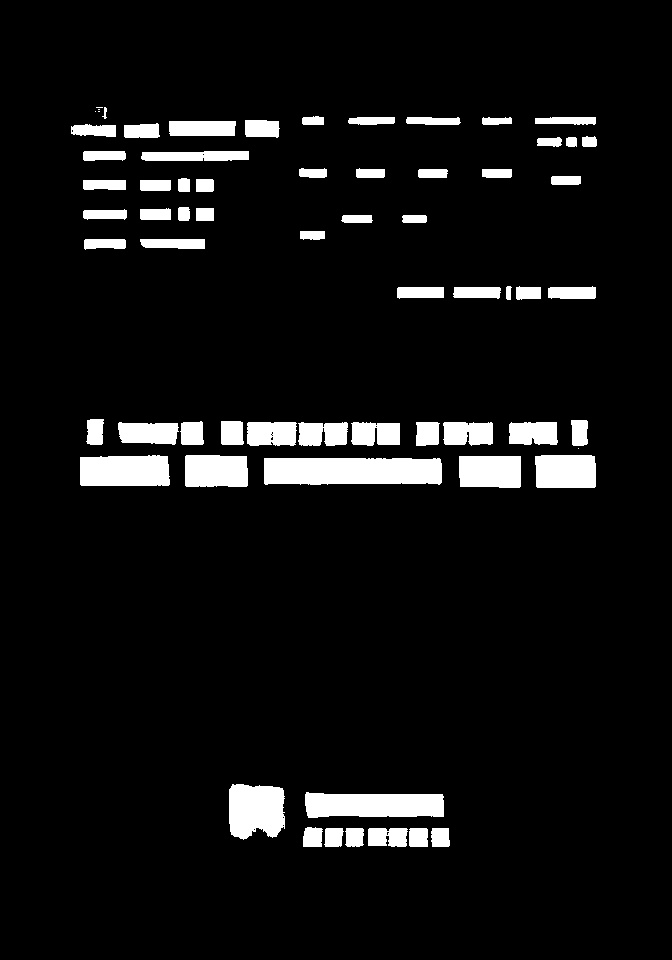
#> input picture PaddleOCR/watershed_src/'22년도 국가안전大전환 추진에 따른 상수도분야 집중안전점검 결과 보고@0001-01_bitmap.jpg, 672 x 960 px, given in place of water_coins.jpg, which was not available
$ python watershed_2.py
#> lines starting #> are read from the running program, lines starting #| are printed output that depends on the picture; after the words box and inside, x2 and y2 are one past the last pixel; in counts of white or black regions, pixels touching at a corner belong together; pictures that were not available may be replaced by others from this repository, and a replacement may not be noted
#> further down, img is the input picture: shape (960, 672, 3); min 0, max 255, mean 17.1
import cv2
import numpy as np
# import Polygon3 as plg
import matplotlib.pyplot as plg


# [94 lines left out: function watershed, not called in this run]


def watershed1(image, viz=False):

#> called with viz = True
    score_text_vis = image.copy()

    boxes = []
    if len(image.shape) == 3:
        gray = cv2.cvtColor(image, cv2.COLOR_BGR2GRAY)
    else:
        gray = image
    ret, binary = cv2.threshold(gray, 0.2 * np.max(gray), 255, cv2.THRESH_BINARY)
#> binary: shape (960, 672); 6.7% white; 67 white regions (5 under 20 px), largest, box (x1, y1, x2, y2) and area: (264, 458, 442, 485) 4603, (305, 792, 444, 818) 3160, (229, 784, 285, 840) 2659
#> ret = 51

    cv2.imwrite('./binarized__.jpg', binary)

    # 形态学操作，进一步消除图像中噪点
    # kernel = np.ones((3, 3), np.uint8)
    kernel = cv2.getStructuringElement(cv2.MORPH_RECT, (3, 3))
    mb = cv2.morphologyEx(binary, cv2.MORPH_OPEN, kernel, iterations=2)  # iterations连续两次开操作
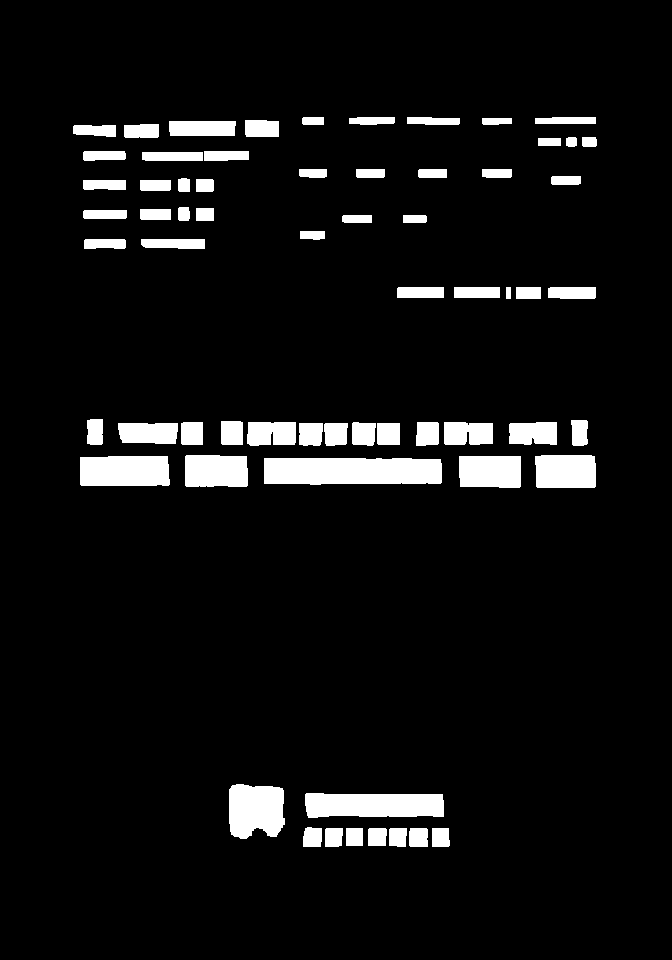
#> mb: shape (960, 672); 6.6% white; 65 white regions, largest, box (x1, y1, x2, y2) and area: (264, 458, 442, 485) 4581, (305, 793, 444, 818) 3154, (80, 456, 170, 486) 2634
    sure_bg = cv2.dilate(mb, kernel, iterations=3)  # 3次膨胀,可以获取到大部分都是背景的区域
#> sure_bg: shape (960, 672); 10.2% white; 45 white regions, largest, box (x1, y1, x2, y2) and area: (261, 455, 445, 488) 5862, (218, 418, 403, 449) 5362, (302, 790, 447, 821) 4188
    sure_fg = cv2.erode(mb, kernel, iterations=2)
#> sure_fg: shape (960, 672); 4.6% white; 65 white regions (1 under 20 px), largest, box (x1, y1, x2, y2) and area: (266, 460, 440, 483) 3761, (307, 795, 442, 816) 2502, (82, 458, 168, 484) 2166

    unknown = cv2.subtract(sure_bg, sure_fg)
#> unknown: shape (960, 672); 5.6% white; 45 white regions, largest, box (x1, y1, x2, y2) and area: (218, 418, 403, 449) 2886, (300, 824, 453, 850) 2374, (261, 455, 445, 488) 2101


    # 距离变换
    dist = cv2.distanceTransform(mb, cv2.DIST_L2, 5)

    cv2.normalize(dist, dist, 0, 1.0, cv2.NORM_MINMAX)
#> dist: shape (960, 672) float32; min 0, max 1, mean 0.0153

    ret, sure_fg = cv2.threshold(dist, 0.7 * np.max(dist), 255, cv2.THRESH_BINARY)
#> sure_fg: shape (960, 672) float32; 0.08% white; 5 white regions (1 under 20 px), largest, box (x1, y1, x2, y2) and area: (244, 800, 269, 818) 332, (551, 470, 581, 473) 90, (474, 471, 506, 473) 39, (200, 470, 220, 472) 33
#> ret = 0.7
    surface_fg = np.uint8(sure_fg)  # 保持色彩空间一致才能进行运算，现在是背景空间为整型空间，前景为浮点型空间，所以进行转换

    unknown = cv2.subtract(sure_bg, surface_fg)
    # 获取maskers,在markers中含有种子区域
    ret, markers = cv2.connectedComponents(surface_fg)
#> markers: shape (960, 672) int32; 6 distinct labels, from 0 to 5
#> ret = 6

    # 分水岭变换
    markers = markers + 1
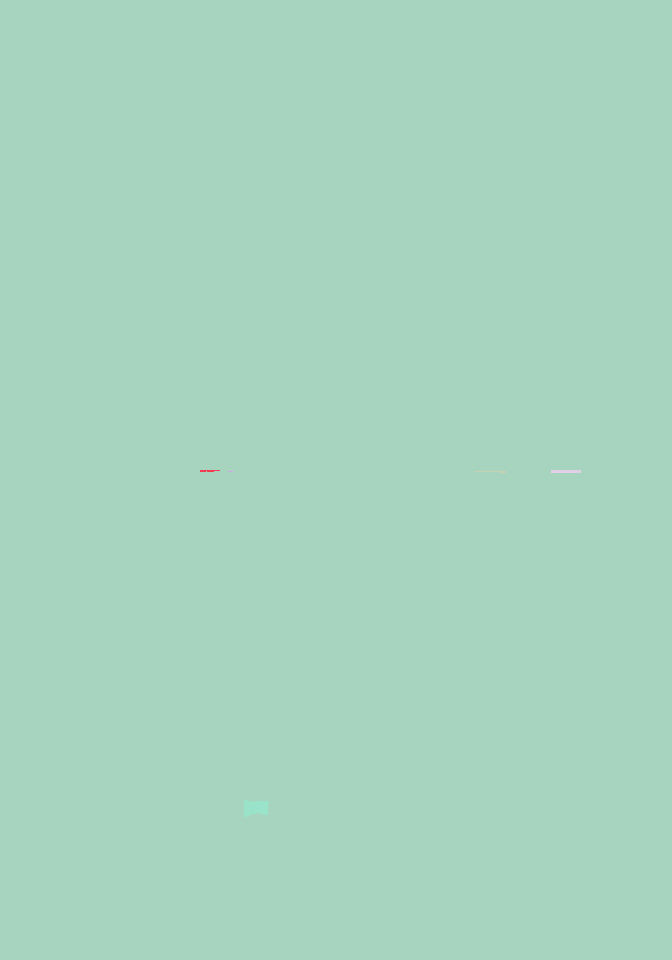
#> markers: shape (960, 672) int32; 6 distinct labels, from 1 to 6; one colour per label, 0 black
    markers[unknown == 255] = 0
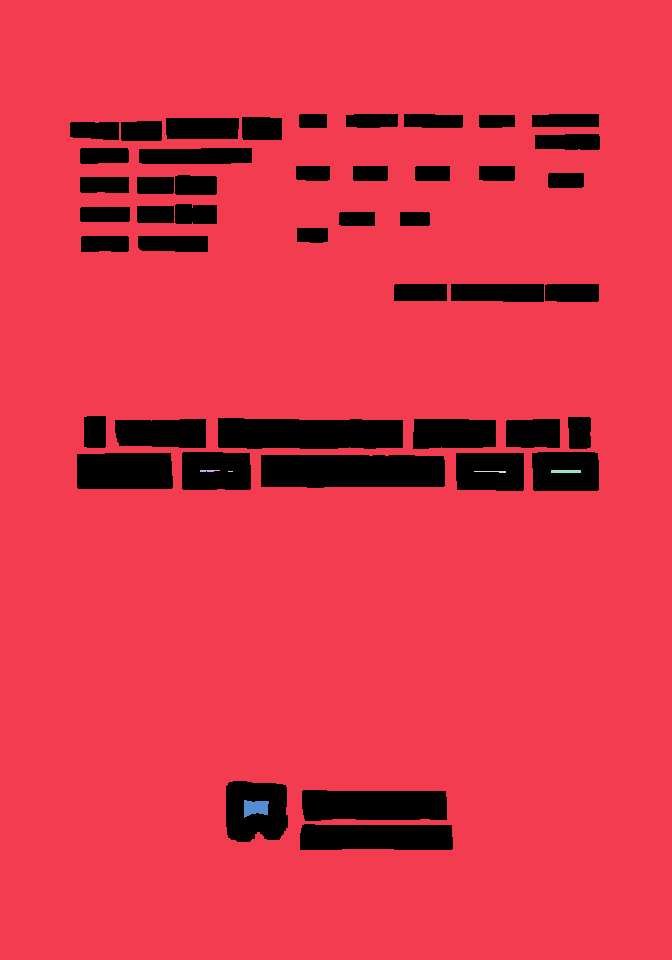
#> markers: shape (960, 672) int32; 7 distinct labels, from 0 to 6; one colour per label, 0 black

    if viz:
        color_markers = np.uint8(markers)
        color_markers = cv2.applyColorMap(color_markers, cv2.COLORMAP_JET)
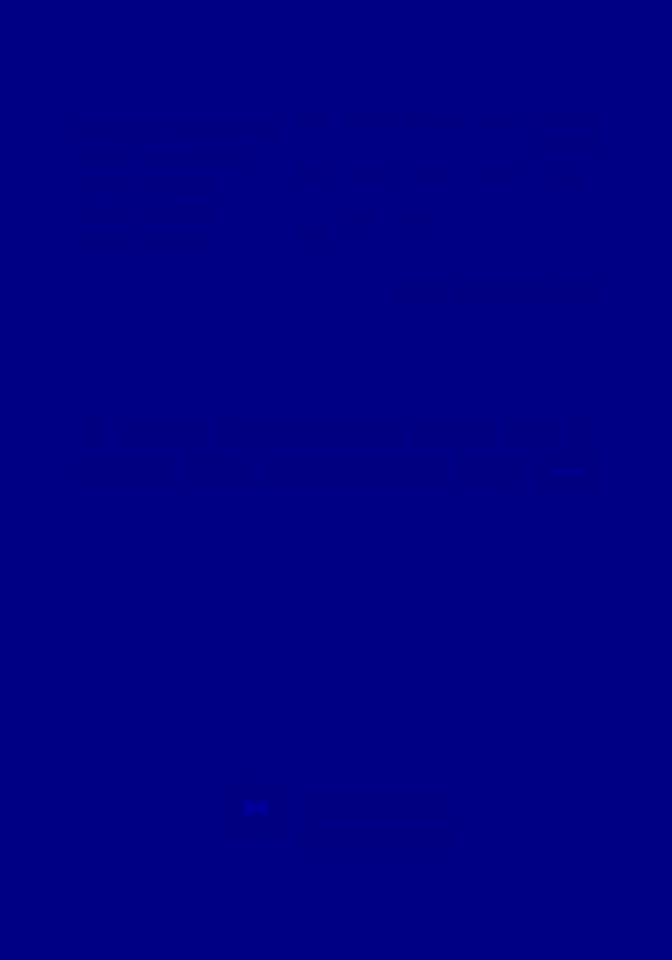
#> color_markers: shape (960, 672, 3); mean B, G, R 131.6, 0, 0
        cv2.imwrite("watershed_1_color_markers.jpg", color_markers)

    markers = cv2.watershed(image, markers=markers)
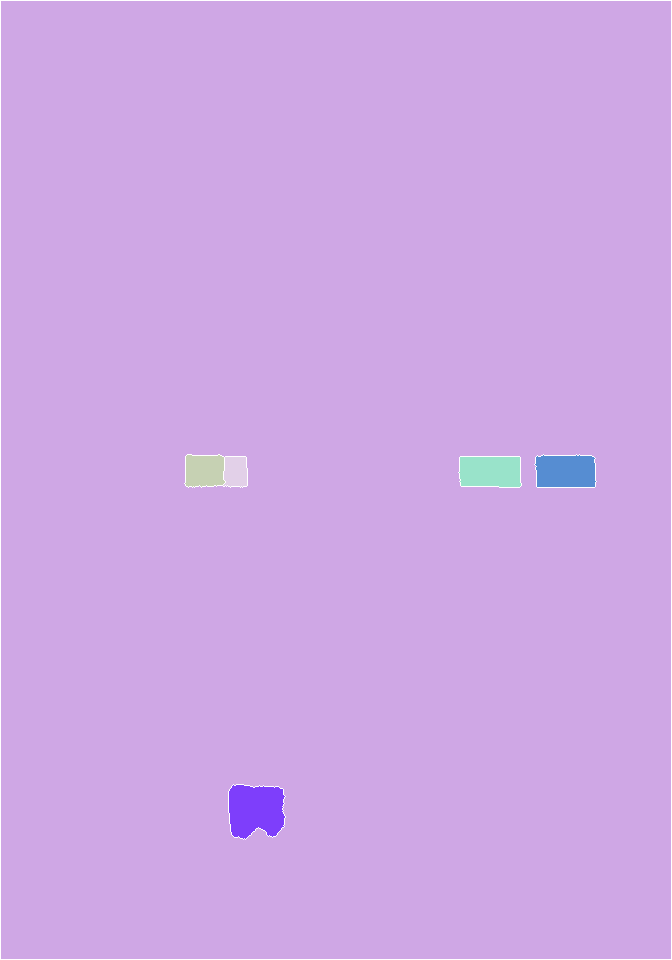
#> markers: shape (960, 672) int32; 7 distinct labels, from -1 to 6; one colour per label, 0 black, -1 white
    image[markers == -1] = [0, 0, 255]
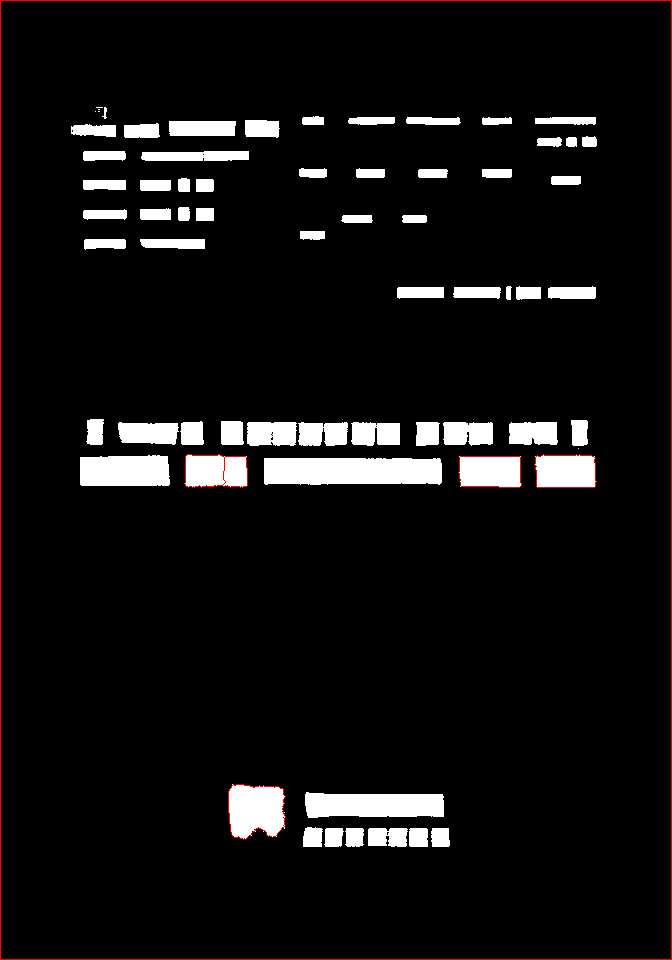
#> image: shape (960, 672, 3); 0.62% of pixels changed, all inside (x1, y1, x2, y2) = (0, 0, 672, 960)

    print(len(markers)) # 312
#| 960
    print(np.max(markers)) # 3
#| 6


    # print(np.max(markers))

    for i in range(0, np.max(markers) + 1):

        np_contours = np.roll(np.array(np.where(markers == i)), 1, axis=0).transpose().reshape(-1, 2)
        # print(np_contours.shape)
        rectangle = cv2.minAreaRect(np_contours)
        box = cv2.boxPoints(rectangle)
        w, h = np.linalg.norm(box[0] - box[1]), np.linalg.norm(box[1] - box[2])
        box_ratio = max(w, h) / (min(w, h) + 1e-5)
        if abs(1 - box_ratio) <= 0.1:
            l, r = min(np_contours[:, 0]), max(np_contours[:, 0])
            t, b = min(np_contours[:, 1]), max(np_contours[:, 1])
            box = np.array([[l, t], [r, t], [r, b], [l, b]], dtype=np.float32)

        # make clock-wise order
        startidx = box.sum(axis=1).argmin()
        box = np.roll(box, 4 - startidx, 0)
        box = np.array(box)
        boxes.append(box)
#> this loop made 7 passes
#> (rectangle, box, w, h, box_ratio, l, r, t) on pass 7: (((256.5, 811.5), (53, 55), -90), [[229, 785], [284, 785], [284, 838], [229, 838]], 55, 53, 1.04, 229, 284, 785)
#> (rectangle, box, w, h, box_ratio, startidx) on passes 1 to 6: (((0, 0), (0, 0), -90), [[0, 0], [0, 0], [0, 0], [0, 0]], 0, 0, 0, 0), (((335.5, 479.5), (957, 669), -90), [[1, 1], [670, 1], [670, 958], [1, 958]], 669, 957, 1.43, 2), (((204.5, 470.5), (31, 39), -90), [[185, 455], [224, 455], [224, 486], [185, 486]], 39, 31, 1.26, 2), (((234.5, 471.5), (29, 23), -90), [[223, 457], [246, 457], [246, 486], [223, 486]], 23, 29, 1.26, 2), (((489.5, 471.5), (29, 61), -90), [[459, 457], [520, 457], [520, 486], [459, 486]], 61, 29, 2.1, 2), (((565, 470.5), (31, 60), -90), [[535, 455], [595, 455], [595, 486], [535, 486]], 60, 31, 1.94, 2)
#> after the loop, boxes = 7 items
        # [5 lines of commented-out code are left out]
    return np.array(boxes)

IMG_PATH = "/home/ejpark/paddleocr_det/PaddleOCR/watershed_src/scan_test_1_bitmap.jpg"
# IMG_PATH = "/home/ejpark/paddleocr_det/crop_test.png"
IMG_PATH = "/home/ejpark/paddleocr_det/water_coins.jpg"

if __name__ == "__main__":

    img = cv2.imread(IMG_PATH)
    # [9 lines of commented-out code are left out]

    img_bg = img.copy()
    # boxes = watershed(img)
    boxes = watershed1(img, viz=True)

    print(len(boxes)) # 18
#| 7

    for box in boxes:

        color = [int(i) for i in np.random.randint(0, 255, 3)]
        cv2.polylines(img_bg, [box.astype(np.uint)], True, color, 2)
#> this loop made 7 passes
#> (box, color) on passes 1 to 7: ([[0, 0], [0, 0], [0, 0], [0, 0]], [172, 47, 117]), ([[1, 1], [670, 1], [670, 958], [1, 958]], [192, 67, 251]), ([[185, 455], [224, 455], [224, 486], [185, 486]], [195, 103, 9]), ([[223, 457], [246, 457], [246, 486], [223, 486]], [211, 21, 242]), ([[459, 457], [520, 457], [520, 486], [459, 486]], [36, 87, 70]), ([[535, 455], [595, 455], [595, 486], [535, 486]], [216, 88, 140]), ([[229, 785], [284, 785], [284, 838], [229, 838]], [58, 193, 230])
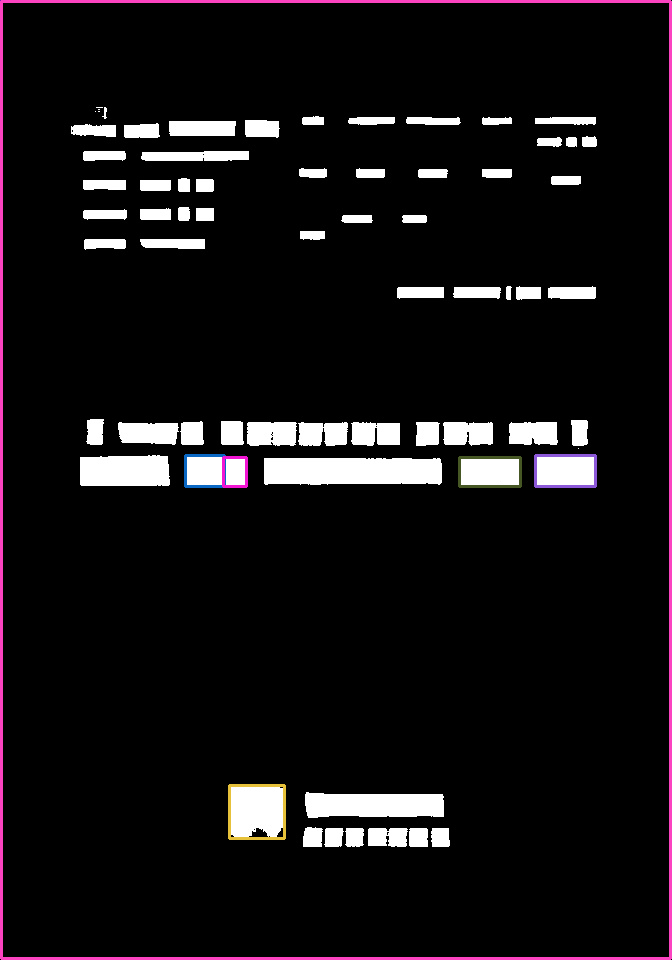
#> img_bg: shape (960, 672, 3); mean B, G, R 19.9, 17.9, 20.8

    cv2.imwrite('./scan_test_watershed_1.png', img_bg)

$ run again, on PaddleOCR/watershed_src/-내가 받을 수 있는 사회보장급여를 알려주는- 맞춤형 급여 안내(복지멤버십) 운영 계획(안)@0001-9_bitmap.jpg
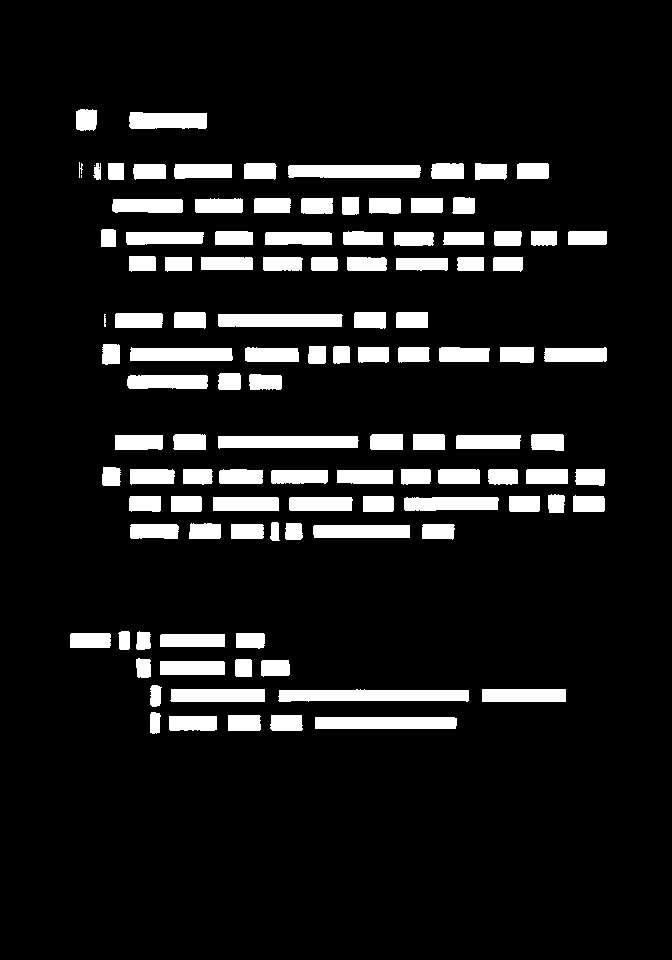
#> input picture PaddleOCR/watershed_src/-내가 받을 수 있는 사회보장급여를 알려주는- 맞춤형 급여 안내(복지멤버십) 운영 계획(안)@0001-9_bitmap.jpg, 672 x 960 px, given in place of water_coins.jpg, which was not available
#> img is the input picture: shape (960, 672, 3); min 0, max 255, mean 26.5
#> binary: shape (960, 672); 10.4% white; 112 white regions (2 under 20 px), largest, box (x1, y1, x2, y2) and area: (278, 689, 469, 702) 2111, (315, 717, 457, 729) 1699, (288, 165, 421, 178) 1690
#> in watershed1, `ret, binary = cv2.threshold(gray, 0.2 * np.max(gray), 255, cv2.THRESH_..`: ret = 51
#> mb: shape (960, 672); 10.3% white; 108 white regions, largest, box (x1, y1, x2, y2) and area: (279, 690, 469, 702) 2102, (315, 717, 457, 729) 1699, (288, 165, 420, 178) 1681
#> sure_bg: shape (960, 672); 16.8% white; 105 white regions, largest, box (x1, y1, x2, y2) and area: (276, 687, 472, 705) 3350, (312, 714, 460, 732) 2659, (215, 433, 361, 451) 2628
#> surface_fg: shape (960, 672); 0.24% white in thin lines or dots, all inside (x1, y1, x2, y2) = (77, 116, 598, 724)
#> in watershed1, `ret, markers = cv2.connectedComponents(surface_fg)`: ret = 67
#> in watershed1, `markers = cv2.watershed(image, markers=markers)`:
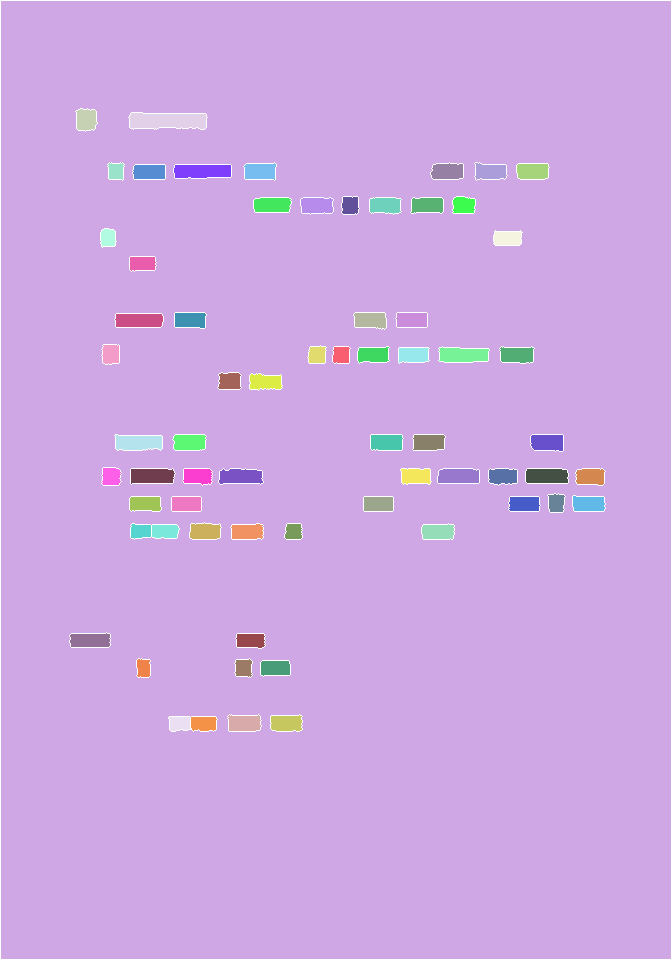
#> markers: shape (960, 672) int32; 68 distinct labels, from -1 to 67; one colour per label, 0 black, -1 white
#> image: shape (960, 672, 3); 1.39% of pixels changed, all inside (x1, y1, x2, y2) = (0, 0, 672, 960)
#| 960
#| 67
#> the loop in watershed1, `for i in range(0, np.max(markers) + 1): ` made 68 passes
#> (rectangle, box, w, h, box_ratio, l, r, t) on passes 5, 14, 26, 27: (((115.5, 171), (16, 15), -90), [[108, 163], [123, 163], [123, 179], [108, 179]], 15, 16, 1.07, 108, 123, 163), (((350, 205), (16, 16), -90), [[342, 197], [358, 197], [358, 213], [342, 213]], 16, 16, 1, 342, 358, 197), (((316.5, 354), (16, 17), -90), [[308, 346], [325, 346], [325, 362], [308, 362]], 17, 16, 1.06, 308, 325, 346), (((341, 354.5), (15, 16), -90), [[333, 347], [349, 347], [349, 362], [333, 362]], 16, 15, 1.07, 333, 349, 347)
#> after the loop in watershed1, `for i in range(0, np.max(markers) + 1):`: boxes = 68 items
#| 68
#> the loop `for box in boxes: ` made 68 passes
#> (box, color) on passes 1, 2, 4, 5, 6, 7: ([[0, 0], [0, 0], [0, 0], [0, 0]], [172, 47, 117]), ([[1, 1], [670, 1], [670, 958], [1, 958]], [192, 67, 251]), ([[129, 113], [206, 113], [206, 128], [129, 128]], [211, 21, 242]), ([[108, 163], [123, 163], [123, 179], [108, 179]], [36, 87, 70]), ([[133, 165], [164, 165], [164, 178], [133, 178]], [216, 88, 140]), ([[174, 165], [230, 165], [230, 177], [174, 177]], [58, 193, 230])
#> after the loop `for box in boxes:`:
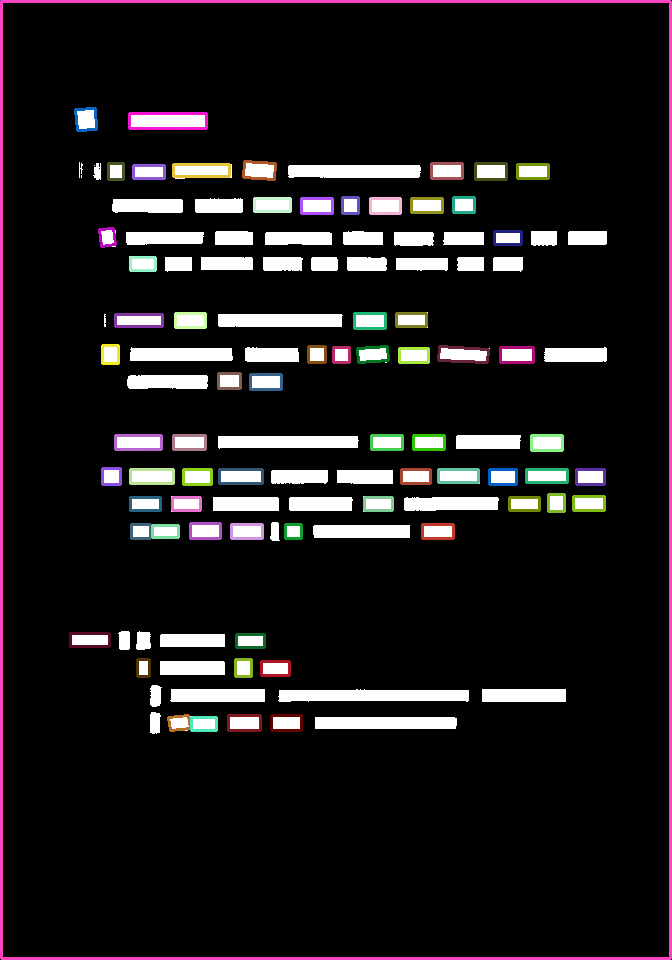
#> img_bg: shape (960, 672, 3); mean B, G, R 27.5, 25.9, 28.9
